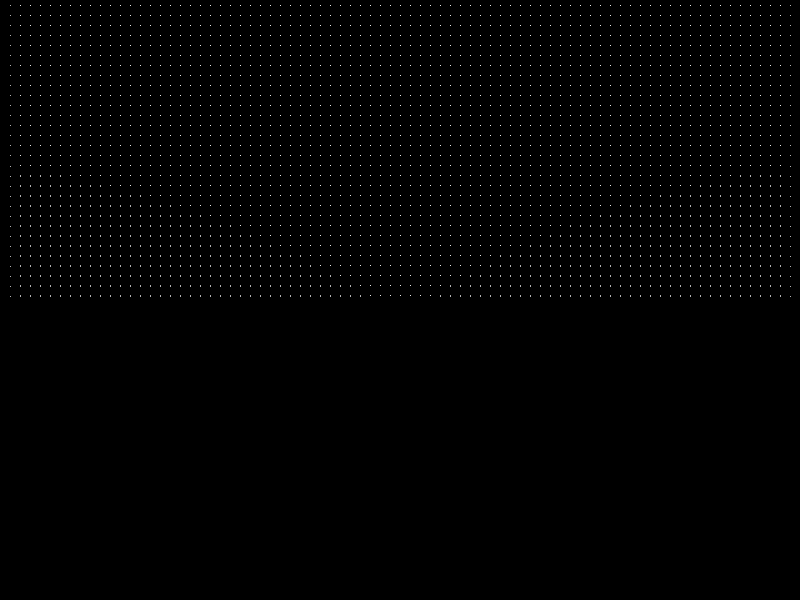
Frame 1 (no input)
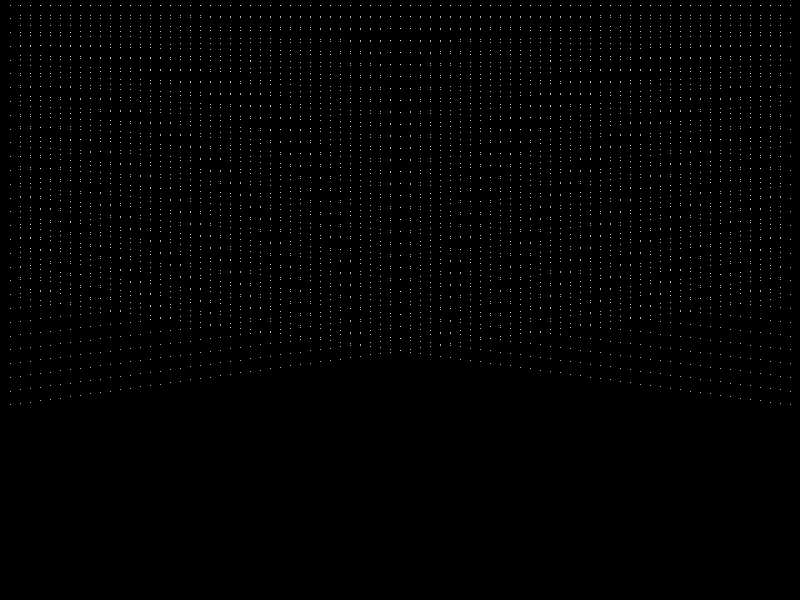
Frame 60 (the mouse pressed at the canvas centre just before this capture)
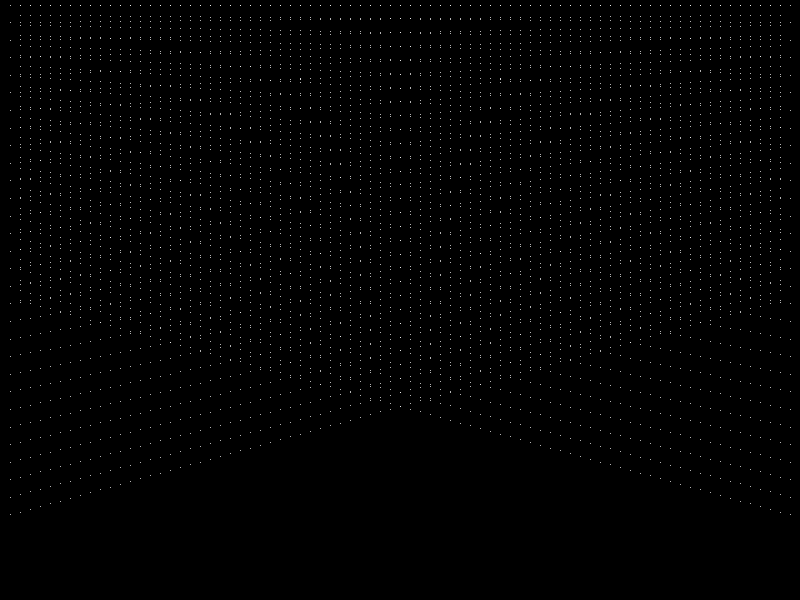
Frame 120 (the mouse held since frame 60 and released just before this capture)

The Processing sketch that drew these frames (run headless with seeded random() and noise(); from frame 60 on, the mouse is pressed at the canvas centre):

// Processing sketch: S2_REAS
// ── S2_REAS.pde
/* 
 
 Structure 2 
 
 A grid of points in the top half of the surface. 
 Each point moves downward and returns to the top when it falls off the 
 bottom edge. Beginning in the upper-left, each row and column moves 
 faster than the previous one. The speeds combine so that the point in the 
 upper-left is the slowest and the point in the lower-right is the 
 fastest. Copy and flip the grid across a central vertical axis and 
 display simultaneously. 
 
 Implemented by Casey Reas <http://groupc.net> 
 16 April 2004 
 Processing v.68 <http://processing.org> 
 
 */

Pixel[] pix; 

void setup() 
{ 
  size(800, 600); 
  pix = new Pixel[width/10 * height/20]; 
  frameRate(30); 

  for (int i=0; i<width/10; i++) { 
    for (int j=0; j<height/20; j++) { 
      pix[i*(height/20)+j] = new Pixel(i*10, j*10, i/100.0*j/100 * 8.0, true);
    }
  }
} 

void draw() 
{ 
  background(0); 
  for (int i=height/10; i<(height/20 * width/10); i++) { 
    pix[i].update(); 
    pix[i].display();
  }
} 

class Pixel 
{ 
  float x; 
  float y; 
  float speed; 
  boolean curve; 

  Pixel(float x, float y, float speed, boolean curve) { 
    this.x = x; 
    this.y = y; 
    this.speed = speed; 
    this.curve = curve;
  } 

  void update() { 
    y+=speed; 
    if (y > height) { 
      y = 0;
    }
  } 

  void display() { 
    stroke(255); 
    point(x, y+5); 
    point(width-x, y+5);
  }
} 
